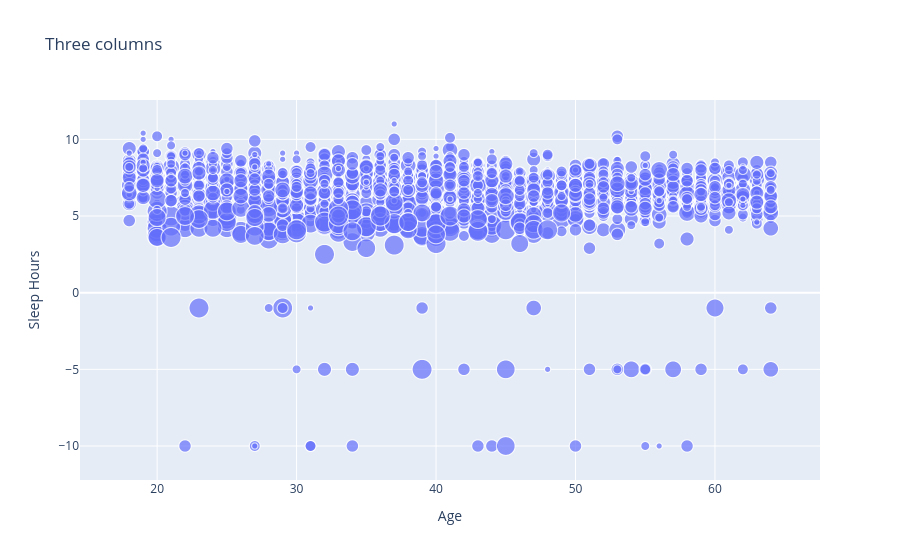

The code cell stored with this chart in its notebook:
### Code cell
# Test -----> 3 variables -----> Numerical ------> Plotly
three_num_plotly(data, 'Age', 'Sleep Hours', 'Anxiety Level (1-10)')

### Figure 1 — Plotly figure (JSON) as saved in the notebook; plotly's stock layout.template omitted (floating-point values rounded to 4 significant figures; data arrays with more than 128 entries replaced by an {"elided": "..."} marker saying what was removed)
{"data": [{"hovertemplate": "Age=%{x}<br>Sleep Hours=%{y}<br>Anxiety Level (1-10)=%{marker.size}<extra></extra>", "legendgroup": "", "marker": {"color": "#636efa", "size": {"elided": "2030 int values"}, "sizemode": "area", "sizeref": 0.025, "symbol": "circle"}, "mode": "markers", "name": "", "showlegend": false, "type": "scattergl", "x": {"elided": "2030 int values"}, "xaxis": "x", "y": {"elided": "2030 float values"}, "yaxis": "y"}], "layout": {"legend": {"itemsizing": "constant", "tracegroupgap": 0}, "title": {"text": "Three columns"}, "xaxis": {"anchor": "y", "domain": [0, 1], "title": {"text": "Age"}}, "yaxis": {"anchor": "x", "domain": [0, 1], "title": {"text": "Sleep Hours"}}}}
